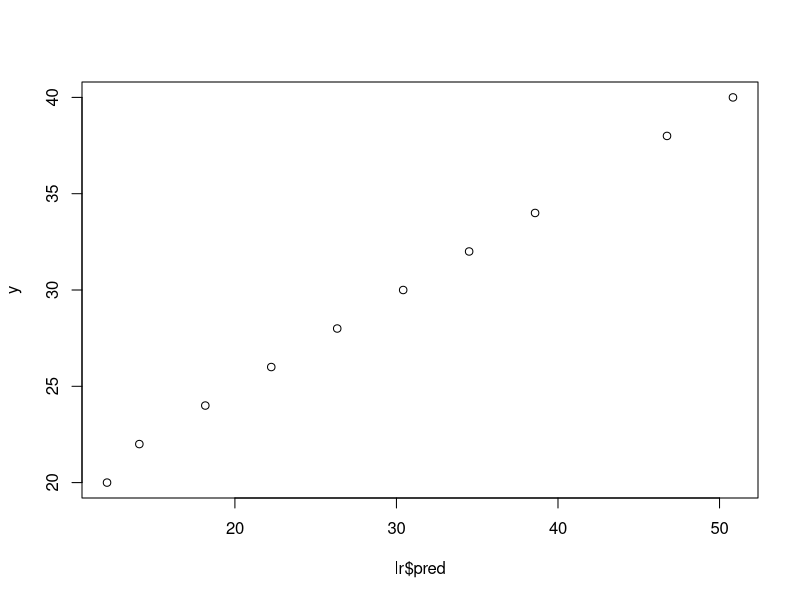
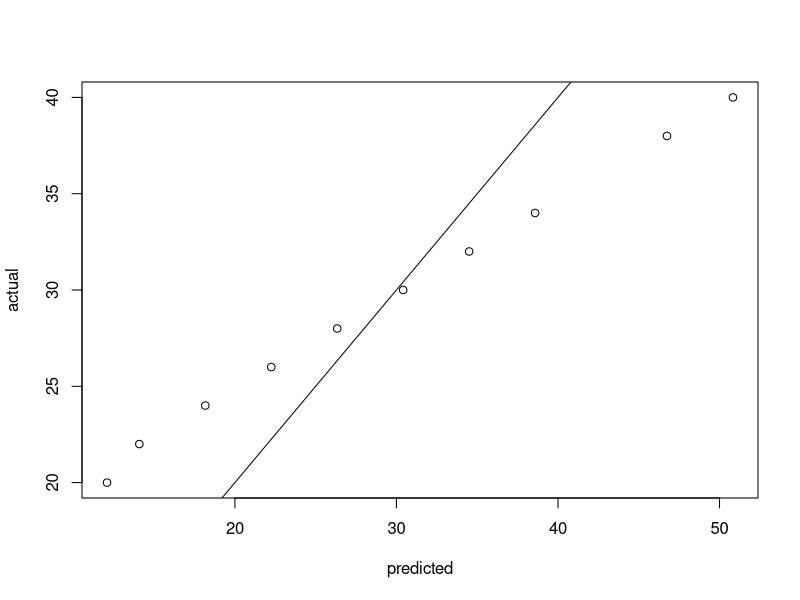

These figures' R source, in order:
lr<-read.csv("13.csv",header=TRUE,sep=",")
lr

x1 <- lr$subject1
x2 <- lr$subject2
y <- lr$subject3

X1 <- mean(x1)
X2 <- mean(x2)
Y <- mean(y)

num1 = sum((x1-X1)*(y-Y))
dem1 = sum((x1-X1)^2)
b1 = num1/dem1
b1

num2 = sum((x2-X2)*(y-Y))
dem2 = sum((x2-X2)^2)
b2 = num2/dem2
b2

b0 = Y - b1*X1 - b2*X2
b0

lr$pred = b0 + b1*x1 + b2*x2
lr


rss = sum((y-lr$pred)^2)
rss
tss = sum((y-Y)^2)
tss
rse = sqrt(rss/(nrow(lr)-2))
rse
se = 1 -  (rss/tss)
se

mod1 <-lm(y~x1+x2,data=lr)
summary(mod1)
lr$pred2 <- predict(mod1,data.frame(x1=c(x1),x2=c(x2)))
                                     
lr
summary(lr)
plot(lr$pred,y)
plot(lr$pred,y,xlab="predicted",ylab="actual")
abline(a=0,b=1)
